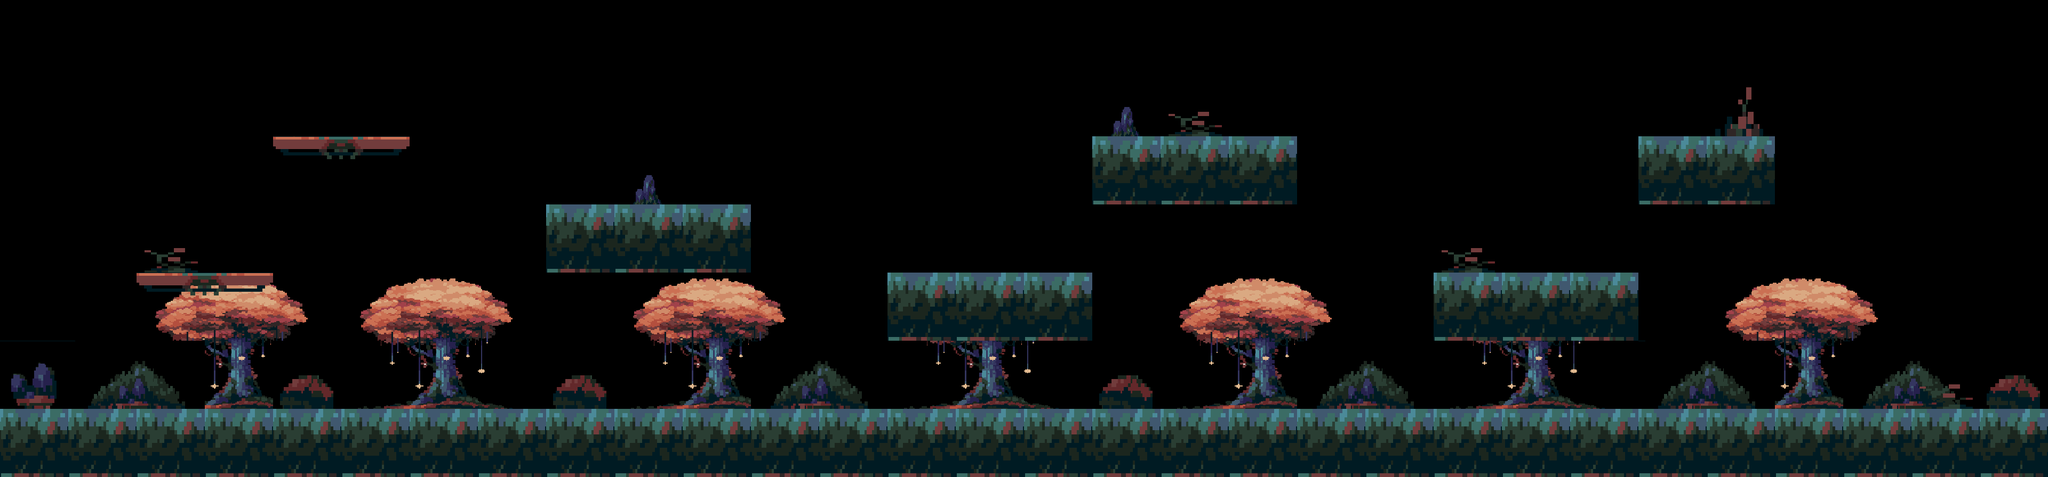

Tiled map render using the project's own tile images. Description and the whole map definition, tile-layer contents included, below:
An orthogonal 30x7 tile map with 128x128 px tiles, 3 tile layers (midgroundLayer, collisionLayer, decorationLayer).

<map version="1.4" tiledversion="1.4.3" orientation="orthogonal" renderorder="right-down" width="30" height="7" tilewidth="128" tileheight="128" infinite="0" nextlayerid="4" nextobjectid="1">
 <editorsettings>
  <export target="graveyard-level1.json" format="json" />
 </editorsettings>
 <tileset firstgid="1" name="graveyard-tiles" tilewidth="128" tileheight="128" tilecount="40" columns="10">
  <image source="graveyard-tiles.png" width="1280" height="512" />
 </tileset>
 <layer id="2" name="midgroundLayer" width="30" height="7" locked="1">
  <data encoding="csv">
0,0,0,0,0,0,0,0,0,0,0,0,0,0,0,0,0,0,0,0,0,0,0,0,0,0,0,0,0,0,
0,0,0,0,0,0,0,0,0,0,0,0,0,0,0,0,0,0,0,0,0,0,0,0,0,0,0,0,0,0,
0,0,0,0,0,0,0,0,0,0,0,0,0,0,0,0,0,0,0,0,0,0,0,0,0,0,0,0,0,0,
0,0,0,0,0,0,0,0,0,0,0,0,0,0,0,0,0,0,0,0,0,0,0,0,0,0,0,0,0,0,
0,0,27,28,29,27,28,29,0,27,28,29,0,27,28,29,0,27,28,29,0,27,28,29,0,27,28,29,0,0,
0,18,19,38,20,37,38,39,20,37,38,18,19,37,38,39,20,37,38,18,19,37,38,39,18,19,38,18,19,20,
0,0,0,0,0,0,0,0,0,0,0,0,0,0,0,0,0,0,0,0,0,0,0,0,0,0,0,0,0,0
</data>
 </layer>
 <layer id="1" name="collisionLayer" width="30" height="7" locked="1">
  <data encoding="csv">
0,0,0,0,0,0,0,0,0,0,0,0,0,0,0,0,0,0,0,0,0,0,0,0,0,0,0,0,0,0,
0,0,0,0,0,0,0,0,0,0,0,0,0,0,0,0,0,0,0,0,0,0,0,0,0,0,0,0,0,0,
0,0,0,0,14,16,0,0,0,0,0,0,0,0,0,0,2,2,2,0,0,0,0,0,2,2,0,0,0,0,
0,0,0,0,0,0,0,0,2,2,2,0,0,0,0,0,0,0,0,0,0,0,0,0,0,0,0,0,0,0,
0,0,14,16,0,0,0,0,0,0,0,0,0,2,2,2,0,0,0,0,0,2,2,2,0,0,0,0,0,0,
0,0,0,0,0,0,0,0,0,0,0,0,0,0,0,0,0,0,0,0,0,0,0,0,0,0,0,0,0,0,
2,2,2,2,2,2,2,2,2,2,2,2,2,2,2,2,2,2,2,2,2,2,2,2,2,2,2,2,2,2
</data>
 </layer>
 <layer id="3" name="decorationLayer" width="30" height="7" locked="1">
  <data encoding="csv">
0,0,0,0,0,0,0,0,0,0,0,0,0,0,0,0,0,0,0,0,0,0,0,0,0,0,0,0,0,0,
0,0,0,0,0,0,0,0,0,0,0,0,0,0,0,0,25,24,0,0,0,0,0,0,0,23,0,0,0,0,
0,0,0,0,0,0,0,0,0,25,0,0,0,0,0,0,0,0,0,0,0,0,0,0,0,0,0,0,0,0,
0,0,24,0,0,0,0,0,0,0,0,0,0,0,0,0,0,0,0,0,0,24,0,0,0,0,0,0,0,0,
0,0,0,0,0,0,0,0,0,0,0,0,0,0,0,0,0,0,0,0,0,0,0,0,0,0,0,0,0,0,
17,0,0,0,0,0,0,0,0,0,0,0,0,0,0,0,0,0,0,0,0,0,0,0,0,0,0,0,24,0,
0,0,0,0,0,0,0,0,0,0,0,0,0,0,0,0,0,0,0,0,0,0,0,0,0,0,0,0,0,0
</data>
 </layer>
</map>